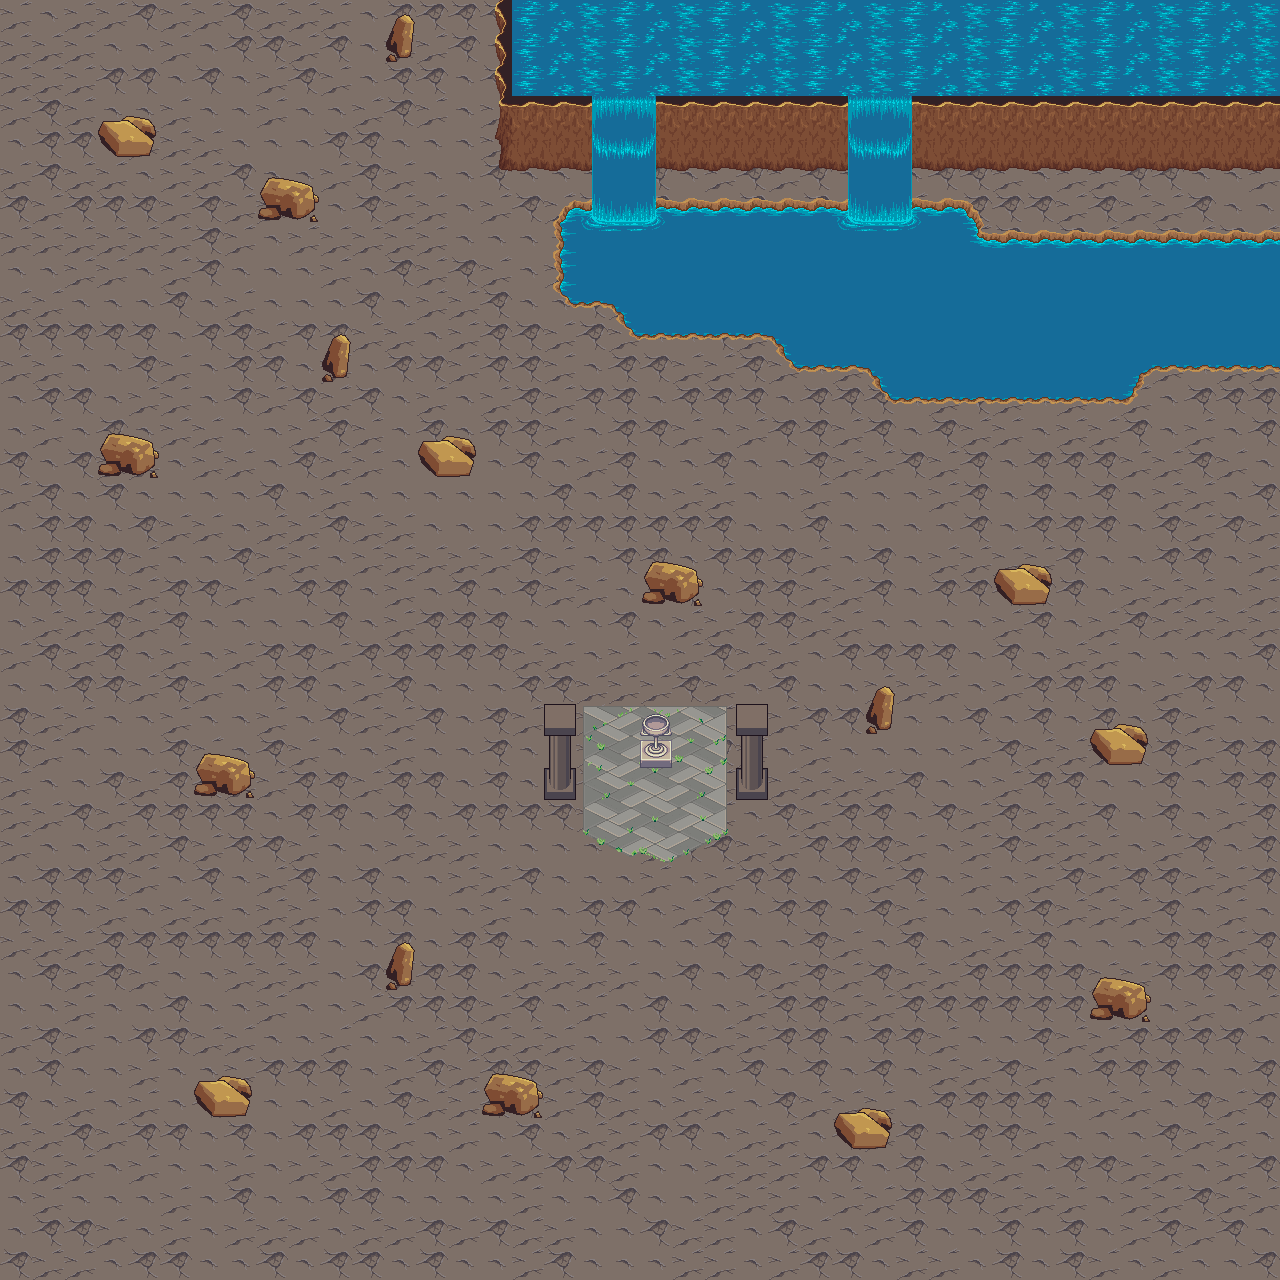

A level layout from a 2D game, rendered from its tile map. Below: a short description, then the map file with tile-grid data replaced by summaries:
An orthogonal 40x40 tile map with 32x32 px tiles, 3 tile layers (Kachelebene 1, Kachelebene 2, Kachelebene 3).

<map version="1.2" tiledversion="1.2.1" orientation="orthogonal" renderorder="right-down" width="40" height="40" tilewidth="32" tileheight="32" infinite="0" nextlayerid="4" nextobjectid="1">
 <tileset firstgid="1" source="mainWorld.tsx" />
 <layer id="1" name="Kachelebene 1" width="40" height="40">
  <data>[1600 cells, 1600 non-empty, 3 distinct tile ids]</data>
 </layer>
 <layer id="2" name="Kachelebene 2" width="40" height="40">
  <data>[1600 cells, 366 non-empty, 57 distinct tile ids]</data>
 </layer>
 <layer id="3" name="Kachelebene 3" width="40" height="40">
  <data>[1600 cells, 104 non-empty, 20 distinct tile ids]</data>
 </layer>
</map>
